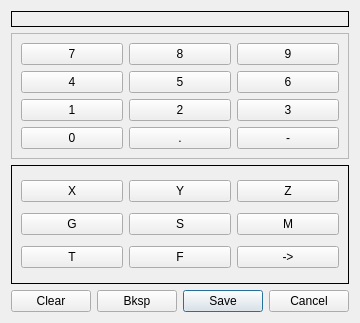
<?xml version="1.0" encoding="UTF-8"?>
<ui version="4.0">
 <class>Dialog</class>
 <widget class="QDialog" name="Dialog">
  <property name="geometry">
   <rect>
    <x>0</x>
    <y>0</y>
    <width>325</width>
    <height>323</height>
   </rect>
  </property>
  <property name="windowTitle">
   <string>G code Input</string>
  </property>
  <layout class="QGridLayout" name="gridLayout">
   <item row="9" column="0" colspan="4">
    <widget class="QStackedWidget" name="letters_sw">
     <property name="frameShape">
      <enum>QFrame::Box</enum>
     </property>
     <property name="currentIndex">
      <number>0</number>
     </property>
     <widget class="QWidget" name="page">
      <layout class="QGridLayout" name="gridLayout_2">
       <item row="1" column="2">
        <widget class="QPushButton" name="char_M">
         <property name="text">
          <string>M</string>
         </property>
        </widget>
       </item>
       <item row="1" column="1">
        <widget class="QPushButton" name="char_S">
         <property name="text">
          <string>S</string>
         </property>
        </widget>
       </item>
       <item row="2" column="0">
        <widget class="QPushButton" name="char_T">
         <property name="text">
          <string>T</string>
         </property>
        </widget>
       </item>
       <item row="1" column="0">
        <widget class="QPushButton" name="char_G">
         <property name="text">
          <string>G</string>
         </property>
        </widget>
       </item>
       <item row="2" column="2">
        <widget class="QPushButton" name="next_pb_0">
         <property name="text">
          <string>-&gt;</string>
         </property>
        </widget>
       </item>
       <item row="2" column="1">
        <widget class="QPushButton" name="char_F">
         <property name="text">
          <string>F</string>
         </property>
        </widget>
       </item>
       <item row="0" column="0">
        <widget class="QPushButton" name="char_X">
         <property name="text">
          <string>X</string>
         </property>
        </widget>
       </item>
       <item row="0" column="1">
        <widget class="QPushButton" name="char_Y">
         <property name="text">
          <string>Y</string>
         </property>
        </widget>
       </item>
       <item row="0" column="2">
        <widget class="QPushButton" name="char_Z">
         <property name="text">
          <string>Z</string>
         </property>
        </widget>
       </item>
      </layout>
     </widget>
     <widget class="QWidget" name="page_2">
      <layout class="QGridLayout" name="gridLayout_3">
       <item row="1" column="2">
        <widget class="QPushButton" name="char_K">
         <property name="text">
          <string>K</string>
         </property>
        </widget>
       </item>
       <item row="2" column="2">
        <widget class="QPushButton" name="next_pb_1">
         <property name="text">
          <string>--&gt;</string>
         </property>
        </widget>
       </item>
       <item row="1" column="0">
        <widget class="QPushButton" name="char_I">
         <property name="text">
          <string>I</string>
         </property>
        </widget>
       </item>
       <item row="2" column="1">
        <widget class="QPushButton" name="char_R">
         <property name="text">
          <string>R</string>
         </property>
        </widget>
       </item>
       <item row="1" column="1">
        <widget class="QPushButton" name="char_J">
         <property name="text">
          <string>J</string>
         </property>
        </widget>
       </item>
       <item row="2" column="0">
        <widget class="QPushButton" name="back_pb_0">
         <property name="text">
          <string>&lt;--</string>
         </property>
        </widget>
       </item>
       <item row="0" column="0">
        <widget class="QPushButton" name="char_A">
         <property name="text">
          <string>A</string>
         </property>
        </widget>
       </item>
       <item row="0" column="1">
        <widget class="QPushButton" name="char_B">
         <property name="text">
          <string>B</string>
         </property>
        </widget>
       </item>
       <item row="0" column="2">
        <widget class="QPushButton" name="char_C">
         <property name="text">
          <string>C</string>
         </property>
        </widget>
       </item>
      </layout>
     </widget>
     <widget class="QWidget" name="page_3">
      <layout class="QGridLayout" name="gridLayout_4">
       <item row="2" column="0">
        <widget class="QPushButton" name="back_pb_1">
         <property name="text">
          <string>&lt;--</string>
         </property>
        </widget>
       </item>
       <item row="1" column="0">
        <widget class="QPushButton" name="char_P">
         <property name="text">
          <string>P</string>
         </property>
        </widget>
       </item>
       <item row="1" column="1">
        <widget class="QPushButton" name="char_L">
         <property name="text">
          <string>L</string>
         </property>
        </widget>
       </item>
       <item row="0" column="0">
        <widget class="QPushButton" name="char_U">
         <property name="text">
          <string>U</string>
         </property>
        </widget>
       </item>
       <item row="0" column="1">
        <widget class="QPushButton" name="char_V">
         <property name="text">
          <string>V</string>
         </property>
        </widget>
       </item>
       <item row="0" column="2">
        <widget class="QPushButton" name="char_W">
         <property name="text">
          <string>W</string>
         </property>
        </widget>
       </item>
      </layout>
     </widget>
    </widget>
   </item>
   <item row="10" column="2" colspan="2">
    <widget class="QDialogButtonBox" name="buttonBox">
     <property name="sizePolicy">
      <sizepolicy hsizetype="Expanding" vsizetype="Fixed">
       <horstretch>0</horstretch>
       <verstretch>0</verstretch>
      </sizepolicy>
     </property>
     <property name="standardButtons">
      <set>QDialogButtonBox::Cancel|QDialogButtonBox::Save</set>
     </property>
    </widget>
   </item>
   <item row="10" column="0">
    <widget class="QPushButton" name="clear_pb">
     <property name="text">
      <string>Clear</string>
     </property>
    </widget>
   </item>
   <item row="0" column="0" colspan="4">
    <widget class="QLabel" name="gcode_lb">
     <property name="frameShape">
      <enum>QFrame::Box</enum>
     </property>
     <property name="text">
      <string/>
     </property>
    </widget>
   </item>
   <item row="10" column="1">
    <widget class="QPushButton" name="backspace_pb">
     <property name="text">
      <string>Bksp</string>
     </property>
    </widget>
   </item>
   <item row="4" column="0" rowspan="2" colspan="4">
    <widget class="QFrame" name="frame">
     <property name="frameShape">
      <enum>QFrame::StyledPanel</enum>
     </property>
     <property name="frameShadow">
      <enum>QFrame::Raised</enum>
     </property>
     <layout class="QGridLayout" name="gridLayout_5">
      <item row="0" column="0">
       <widget class="QPushButton" name="char_7">
        <property name="text">
         <string>7</string>
        </property>
       </widget>
      </item>
      <item row="0" column="1">
       <widget class="QPushButton" name="char_8">
        <property name="text">
         <string>8</string>
        </property>
       </widget>
      </item>
      <item row="1" column="1">
       <widget class="QPushButton" name="char_5">
        <property name="text">
         <string>5</string>
        </property>
       </widget>
      </item>
      <item row="3" column="0">
       <widget class="QPushButton" name="char_0">
        <property name="text">
         <string>0</string>
        </property>
       </widget>
      </item>
      <item row="1" column="0">
       <widget class="QPushButton" name="char_4">
        <property name="text">
         <string>4</string>
        </property>
       </widget>
      </item>
      <item row="2" column="0">
       <widget class="QPushButton" name="char_1">
        <property name="text">
         <string>1</string>
        </property>
       </widget>
      </item>
      <item row="2" column="1">
       <widget class="QPushButton" name="char_2">
        <property name="text">
         <string>2</string>
        </property>
       </widget>
      </item>
      <item row="3" column="1">
       <widget class="QPushButton" name="dot_pb">
        <property name="text">
         <string>.</string>
        </property>
       </widget>
      </item>
      <item row="0" column="2">
       <widget class="QPushButton" name="char_9">
        <property name="text">
         <string>9</string>
        </property>
       </widget>
      </item>
      <item row="1" column="2">
       <widget class="QPushButton" name="char_6">
        <property name="text">
         <string>6</string>
        </property>
       </widget>
      </item>
      <item row="2" column="2">
       <widget class="QPushButton" name="char_3">
        <property name="text">
         <string>3</string>
        </property>
       </widget>
      </item>
      <item row="3" column="2">
       <widget class="QPushButton" name="dash_pb">
        <property name="text">
         <string>-</string>
        </property>
       </widget>
      </item>
     </layout>
    </widget>
   </item>
  </layout>
 </widget>
 <resources/>
 <connections>
  <connection>
   <sender>buttonBox</sender>
   <signal>accepted()</signal>
   <receiver>Dialog</receiver>
   <slot>accept()</slot>
   <hints>
    <hint type="sourcelabel">
     <x>248</x>
     <y>254</y>
    </hint>
    <hint type="destinationlabel">
     <x>157</x>
     <y>274</y>
    </hint>
   </hints>
  </connection>
  <connection>
   <sender>buttonBox</sender>
   <signal>rejected()</signal>
   <receiver>Dialog</receiver>
   <slot>reject()</slot>
   <hints>
    <hint type="sourcelabel">
     <x>316</x>
     <y>260</y>
    </hint>
    <hint type="destinationlabel">
     <x>286</x>
     <y>274</y>
    </hint>
   </hints>
  </connection>
 </connections>
</ui>
